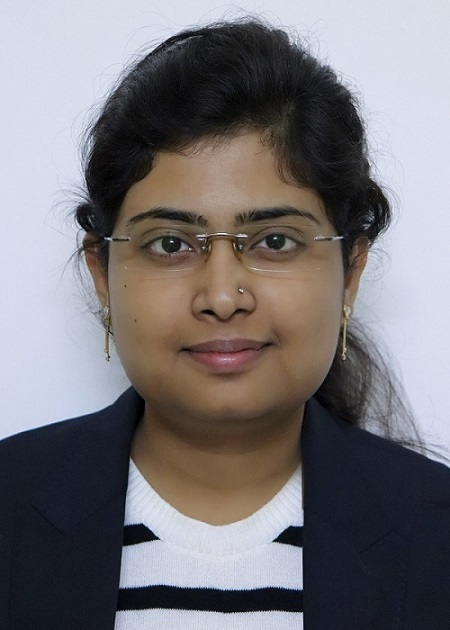
#> input picture test.JPG, 450 x 630 px, found by its file name
$ jupyter execute face_rec.ipynb
#> lines starting #> are read from the running program, lines starting #| are printed output that depends on the picture; after the words box and inside, x2 and y2 are one past the last pixel; in counts of white or black regions, pixels touching at a corner belong together
[cell 1]
import cv2

[cell 2]
import numpy as np
from matplotlib import pyplot as plt

[cell 3]
face_cascade = cv2.CascadeClassifier(cv2.data.haarcascades + 'haarcascade_frontalface_default.xml')

[cell 4]
face_cascade

[cell 5]
img = cv2.imread('test.jpg')
#> img is the input picture: shape (630, 450, 3); mean B, G, R 120.7, 117.3, 119.9
# Convert into grayscale
gray = cv2.cvtColor(img, cv2.COLOR_BGR2GRAY)
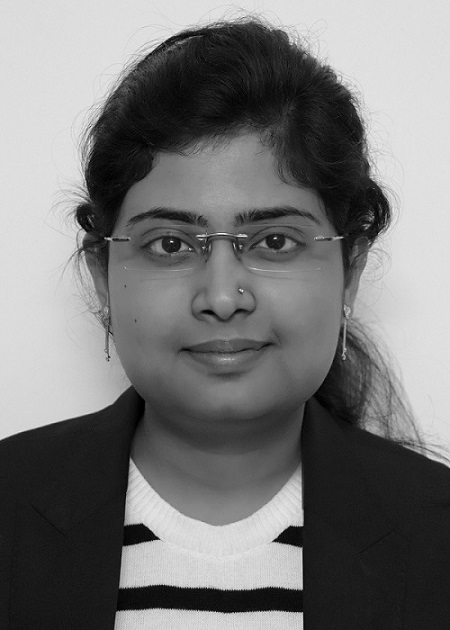
#> gray: shape (630, 450); min 0, max 253, mean 118.5
# Detect faces
faces = face_cascade.detectMultiScale(gray, 1.3, 6)
#> faces = [[75, 130, 288, 288]]
# Draw rectangle around the faces
for (x, y, w, h) in faces:
    cv2.rectangle(img, (x, y), (x+w, y+h), (255, 0, 0), 2)
#> this loop made 1 pass
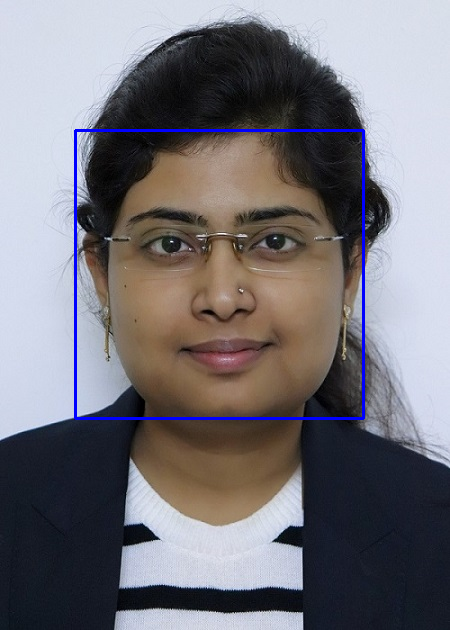
#> img: shape (630, 450, 3); 1.22% of pixels changed, all inside (x1, y1, x2, y2) = (74, 129, 365, 420)
# Display the output
cv2.imshow('img', img)
cv2.waitKey()
#> Out = 27
